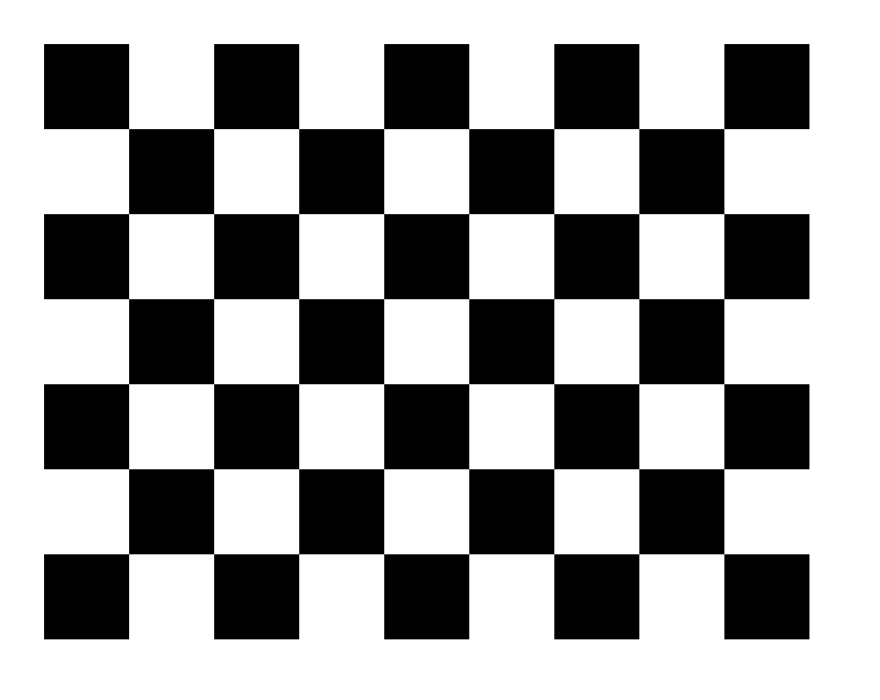
#> input picture images/S06/checkerboard.png, 4400 x 3500 px, found by its file name (shown at 1/5 size); the run also reads 1 picture not shown here
$ jupyter execute --allow-errors CV_S06.ipynb   (shell and % lines are left out)
#> lines starting #> are read from the running program, lines starting #| are printed output that depends on the picture; after the words box and inside, x2 and y2 are one past the last pixel; in counts of white or black regions, pixels touching at a corner belong together
# FUM Computer Vision - Session 06

Visit the [course repository on Github](https://github.com/alifarrokh/FUM-ComputerVision) to get access to other sessions.

[cell 1]
import numpy as np
import matplotlib.pyplot as plt
import cv2
from math import floor, ceil, sqrt
import os

import warnings
warnings.filterwarnings("ignore")

# Utils

[cell 2]
def imshow(*args, figsize=10, to_rgb=True, title=None, fontsize=12):
    if isinstance(figsize, int):
        figsize = (figsize, figsize)
    images = args[0] if type(args[0]) is list else list(args)
    if to_rgb:
        images = list(map(lambda x: cv2.cvtColor(x, cv2.COLOR_BGR2RGB), images))
    if title is not None:
        assert len(title) == len(images), "Please provide a title for each image."
    plt.figure(figsize=figsize)
    for i in range(1, len(images)+1):
        plt.subplot(1, len(images), i)
        if title is not None:
            plt.title(title[i-1], fontsize=fontsize)
        plt.imshow(images[i-1])
        plt.axis('off')
    plt.show()

[cell 3]
def normalize(a):
    if isinstance(a, list):
        return list(map(normalize, a))
    if isinstance(a, tuple):
        return tuple(normalize(list(a)))
    values = (((a - a.min()) / (a.max() - a.min())) * 255)
    values = values.astype('uint8')
    return values

# Harris Corner Detector

[cell 4]
img_original = cv2.imread('checkerboard.png')
#> img_original is the input picture: shape (3500, 4400, 3); min 0, max 255, mean 159.2
img_original = cv2.resize(img_original, (int(img_original.shape[1]/6), int(img_original.shape[0]/6)))
#> img_original: shape (583, 733, 3)

# The image should be grayscale and float32
img = cv2.cvtColor(img_original, cv2.COLOR_BGR2GRAY).astype('float32')

# Harris corner detector
corners = cv2.cornerHarris(img, blockSize=2, ksize=3, k=0.05)

# Apply dilation to make the corner dots bigger
corners = cv2.dilate(corners, None)
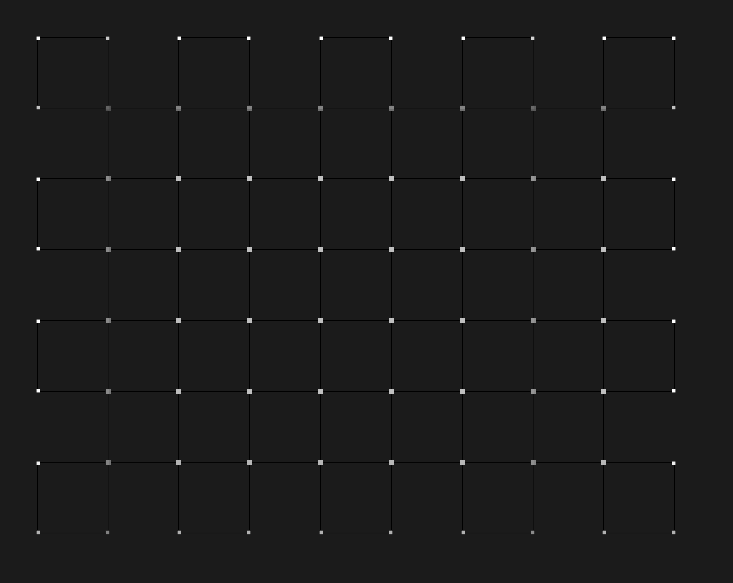
#> corners: shape (583, 733) float32; min -52853132, max 432528576, mean 194515.8; drawn with min black and max white

# Threshold
cornsers_thresh = corners > (0.5 * corners.max())
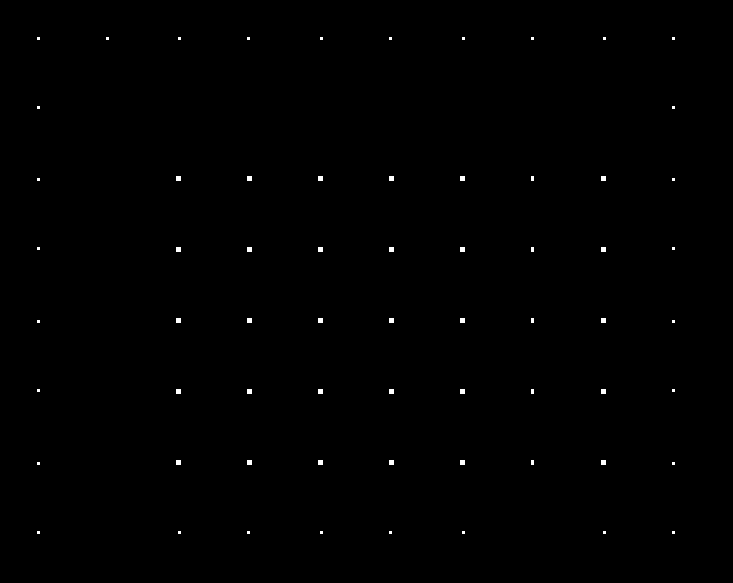
#> cornsers_thresh: shape (583, 733) bool; 0.26% white; 65 white regions (35 under 20 px), largest, box (x1, y1, x2, y2) and area: (176, 176, 181, 181) 25, (247, 176, 252, 181) 25, (318, 176, 323, 181) 25
img_original[cornsers_thresh] = [0, 0, 255]
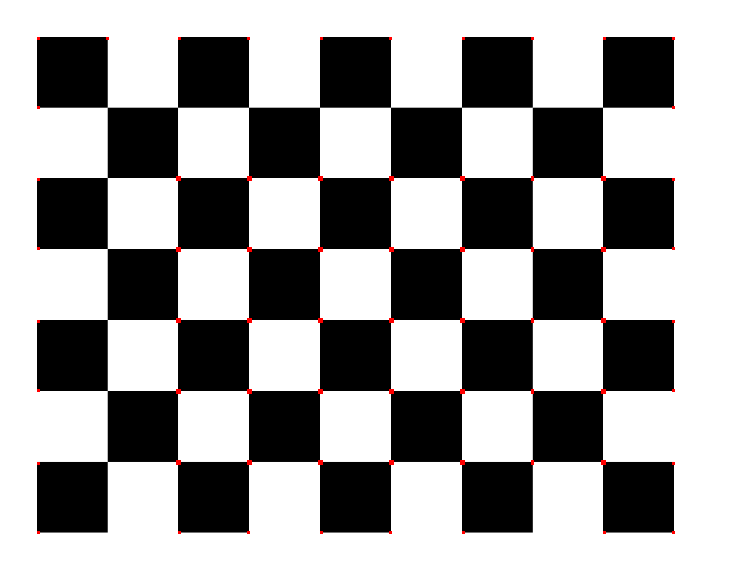
#> img_original: shape (583, 733, 3); mean B, G, R 159, 159, 159.6

# Display
corners = normalize(corners)
imshow(img_original, corners, title=['Image', 'Corners'], figsize=20)
#> in imshow, `plt.show()`:
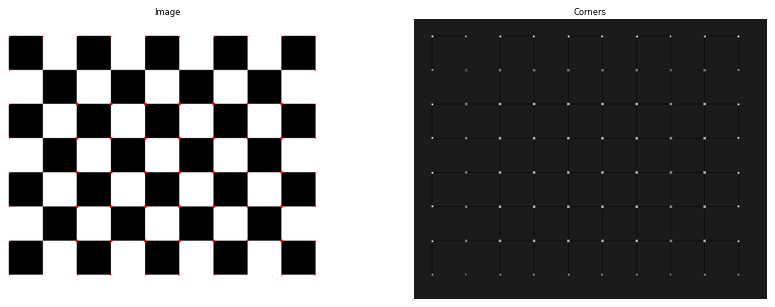
#> figure drawn by matplotlib, 2 panels

# SIFT - Creating Panorama Images

[cell 5]
img = cv2.imread('tower.jpg')
#> (the rest of this cell did not finish here and is left out)


[cell 6]
def rotate_image(image, angle):
    image_center = tuple(np.array(image.shape[1::-1]) / 2)
    rot_mat = cv2.getRotationMatrix2D(image_center, angle, 1.0)
    result = cv2.warpAffine(image, rot_mat, image.shape[1::-1], flags=cv2.INTER_LINEAR)
    return result

[cell 7]
img = cv2.imread('tower.jpg')

# Create left and right images
#> (the rest of this cell did not finish here and is left out)

[cell 8]
# Create SIFT instance
sift = cv2.xfeatures2d.SIFT_create()

# Run SIFT on both images
#> (the rest of this cell did not finish here and is left out)

#> (a cell that did not finish here is left out)

#> (a cell that did not finish here is left out)

#> (a cell that did not finish here is left out)

#> (a cell that did not finish here is left out)

# ORB (Oriented FAST and rotated BRIEF)

[cell 13]
orb = cv2.ORB_create()

img = cv2.imread('tower.jpg')
keypoints, descriptors = orb.detectAndCompute(img, None)
#> keypoints = (); descriptors = None

#> (the rest of this cell did not finish here and is left out)

# Simple Image Classification

[cell 14]
def img_distance(img1, img2):
    sift = cv2.xfeatures2d.SIFT_create()

    keypoints_1, descriptors_1 = sift.detectAndCompute(img1, None)
    keypoints_2, descriptors_2 = sift.detectAndCompute(img2, None)

    bf = cv2.BFMatcher(cv2.NORM_L1, crossCheck=True)
    matches = bf.match(descriptors_1, descriptors_2)
    matches = sorted(matches, key=lambda x:x.distance)
    limit = min(len(matches), 5)
    matches = matches[:limit]

    distance = map(lambda x: x.distance, matches)
    distance = sum(list(distance)) / limit

    return distance

[cell 15]
images = os.listdir('shapes')
images.remove('star2.jpg')
images = list(map(lambda name: cv2.imread(f'shapes/{name}', cv2.IMREAD_GRAYSCALE), images))
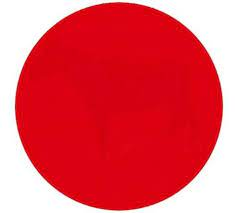
#> input picture images/S06/shapes/circle.jpeg, 237 x 213 px, found by its file name
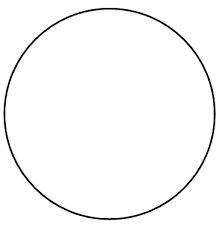
#> input picture images/S06/shapes/circle.png, 222 x 227 px, found by its file name
#> images = 3 items

imshow(images)

[cell 16]
star = cv2.imread('shapes/star2.jpg', cv2.IMREAD_GRAYSCALE)
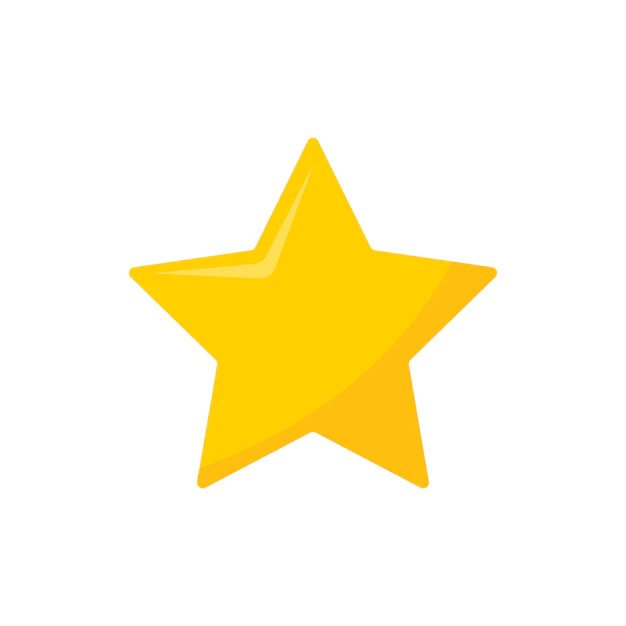
#> input picture images/S06/shapes/star2.jpg, 626 x 626 px, found by its file name
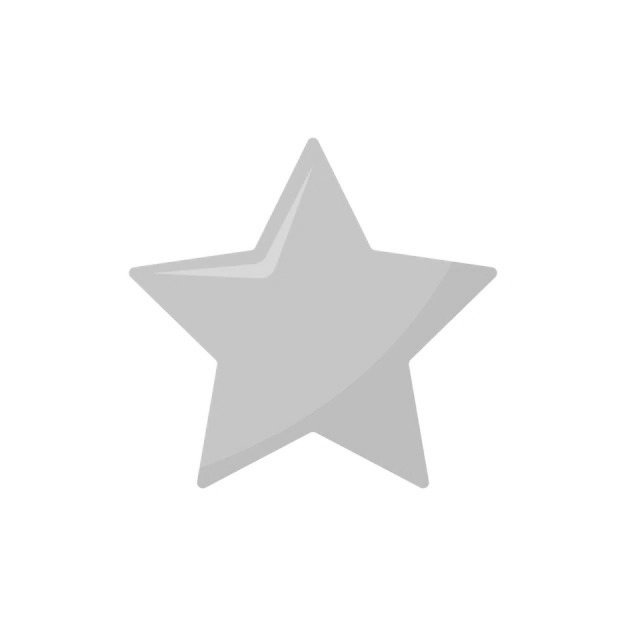
#> star: shape (626, 626); min 177, max 255, mean 246.2
imshow(star, figsize=5)

[cell 17]
min_d = np.inf
closest = None
failed = 0

for img in images:
    try:
        d = img_distance(star, img)
    except Exception as e:
        failed += 1
        continue
    if d < min_d:
        min_d = d
        closest = img
#> this loop made 3 passes
#> (matches in img_distance, limit in img_distance, distance in img_distance, d, min_d) on pass 1: (5 matches, 5, 252, 252, 252)
#> failed on passes 2 to 3: 1, 2
#> pass 1, `closest = img`:
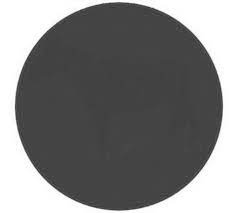
#> closest: shape (213, 237); min 38, max 255, mean 128.6
#> after the loop, failed = 2; min_d = 252

print('Failed:', failed)
#| Failed: 2
imshow(star, closest)
#> in imshow (call 5), `plt.show()`:
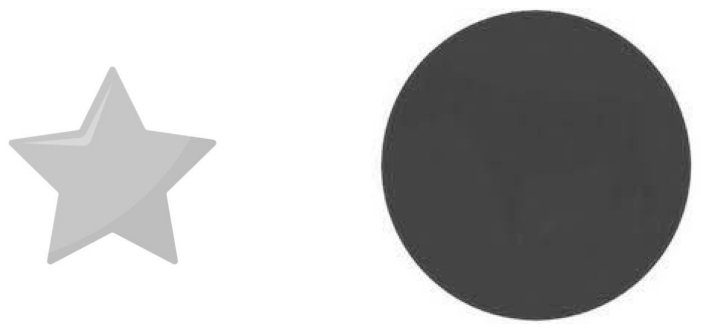
#> figure drawn by matplotlib, 2 panels
